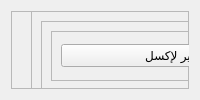
               <widget class="QWidget" name="tab_28">
                <attribute name="title">
                 <string>مصروفات</string>
                </attribute>
                <layout class="QGridLayout" name="gridLayout_16">
                 <item row="0" column="0">
                  <widget class="QFrame" name="frame_78">
                   <property name="frameShape">
                    <enum>QFrame::StyledPanel</enum>
                   </property>
                   <property name="frameShadow">
                    <enum>QFrame::Raised</enum>
                   </property>
                   <widget class="QFrame" name="frame_79">
                    <property name="geometry">
                     <rect>
                      <x>20</x>
                      <y>0</y>
                      <width>1031</width>
                      <height>531</height>
                     </rect>
                    </property>
                    <property name="frameShape">
                     <enum>QFrame::StyledPanel</enum>
                    </property>
                    <property name="frameShadow">
                     <enum>QFrame::Raised</enum>
                    </property>
                    <layout class="QGridLayout" name="gridLayout_18">
                     <item row="0" column="0">
                      <widget class="QFrame" name="frame_80">
                       <property name="maximumSize">
                        <size>
                         <width>16777215</width>
                         <height>70</height>
                        </size>
                       </property>
                       <property name="frameShape">
                        <enum>QFrame::StyledPanel</enum>
                       </property>
                       <property name="frameShadow">
                        <enum>QFrame::Raised</enum>
                       </property>
                       <layout class="QHBoxLayout" name="horizontalLayout_36">
                        <item>
                         <widget class="QFrame" name="frame_81">
                          <property name="minimumSize">
                           <size>
                            <width>0</width>
                            <height>40</height>
                           </size>
                          </property>
                          <property name="frameShape">
                           <enum>QFrame::StyledPanel</enum>
                          </property>
                          <property name="frameShadow">
                           <enum>QFrame::Raised</enum>
                          </property>
                          <layout class="QHBoxLayout" name="horizontalLayout_37">
                           <item>
                            <widget class="QPushButton" name="pushButton_38">
                             <property name="text">
                              <string>تصدير لإكسل</string>
                             </property>
                            </widget>
                           </item>
                           <item>
                            <widget class="QPushButton" name="pushButton_39">
                             <property name="text">
                              <string>تأكيد</string>
                             </property>
                            </widget>
                           </item>
                          </layout>
                         </widget>
                        </item>
                        <item>
                         <widget class="QFrame" name="frame_82">
                          <property name="frameShape">
                           <enum>QFrame::StyledPanel</enum>
                          </property>
                          <property name="frameShadow">
                           <enum>QFrame::Raised</enum>
                          </property>
                          <layout class="QHBoxLayout" name="horizontalLayout_39">
                           <item>
                            <widget class="QDateEdit" name="dateEdit_5">
                             <property name="font">
                              <font>
                               <family>Shorooq_N1</family>
                               <pointsize>12</pointsize>
                               <weight>50</weight>
                               <italic>false</italic>
                               <bold>false</bold>
                              </font>
                             </property>
                             <property name="layoutDirection">
                              <enum>Qt::RightToLeft</enum>
                             </property>
                             <property name="styleSheet">
                              <string notr="true"/>
                             </property>
                             <property name="displayFormat">
                              <string>dd/MM/yyyy</string>
                             </property>
                             <property name="calendarPopup">
                              <bool>true</bool>
                             </property>
                             <property name="date">
                              <date>
                               <year>2021</year>
                               <month>1</month>
                               <day>1</day>
                              </date>
                             </property>
                            </widget>
                           </item>
                           <item>
                            <widget class="QLabel" name="label_44">
                             <property name="font">
                              <font>
                               <family>Shorooq_N1</family>
                               <pointsize>12</pointsize>
                               <weight>50</weight>
                               <italic>false</italic>
                               <bold>false</bold>
                              </font>
                             </property>
                             <property name="styleSheet">
                              <string notr="true">background-color: rgba(255, 255, 255, 0);</string>
                             </property>
                             <property name="text">
                              <string>إلى</string>
                             </property>
                             <property name="alignment">
                              <set>Qt::AlignCenter</set>
                             </property>
                            </widget>
                           </item>
                           <item>
                            <widget class="QDateEdit" name="dateEdit_6">
                             <property name="font">
                              <font>
                               <family>Shorooq_N1</family>
                               <pointsize>12</pointsize>
                               <weight>50</weight>
                               <italic>false</italic>
                               <bold>false</bold>
                              </font>
                             </property>
                             <property name="layoutDirection">
                              <enum>Qt::RightToLeft</enum>
                             </property>
                             <property name="currentSection">
                              <enum>QDateTimeEdit::YearSection</enum>
                             </property>
                             <property name="displayFormat">
                              <string>dd/MM/yyyy</string>
                             </property>
                             <property name="calendarPopup">
                              <bool>true</bool>
                             </property>
                             <property name="date">
                              <date>
                               <year>2021</year>
                               <month>1</month>
                               <day>1</day>
                              </date>
                             </property>
                            </widget>
                           </item>
                           <item>
                            <widget class="QLabel" name="label_38">
                             <property name="font">
                              <font>
                               <family>Shorooq_N1</family>
                               <pointsize>12</pointsize>
                               <weight>50</weight>
                               <italic>false</italic>
                               <bold>false</bold>
                              </font>
                             </property>
                             <property name="styleSheet">
                              <string notr="true">background-color: rgba(255, 255, 255, 0);</string>
                             </property>
                             <property name="text">
                              <string>من</string>
                             </property>
                             <property name="alignment">
                              <set>Qt::AlignCenter</set>
                             </property>
                            </widget>
                           </item>
                          </layout>
                         </widget>
                        </item>
                       </layout>
                      </widget>
                     </item>
                     <item row="1" column="0">
                      <widget class="QFrame" name="frame_83">
                       <property name="frameShape">
                        <enum>QFrame::StyledPanel</enum>
                       </property>
                       <property name="frameShadow">
                        <enum>QFrame::Raised</enum>
                       </property>
                       <layout class="QGridLayout" name="gridLayout_17">
                        <item row="0" column="0">
                         <widget class="QTableWidget" name="tableWidget_16"/>
                        </item>
                       </layout>
                      </widget>
                     </item>
                    </layout>
                   </widget>
                  </widget>
                 </item>
                </layout>
               </widget>
